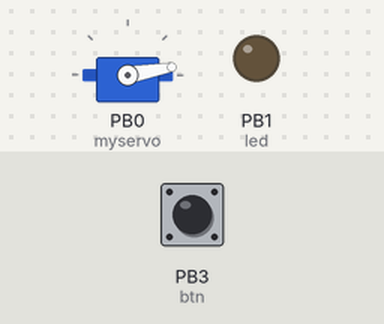
The sketch below on a simulated ATtiny85, built with avr-gcc and run on an emulated ATtiny85. Parts: servo, output pins drawn as LEDs (lit = HIGH). Inputs (shaded band) come from the test bench; at power-on: PB3 (btn) HIGH.

Above: at 1.2 s.
1.3 s: PB3 (btn) pulled LOW for 0.15 s
At 2.0 s:
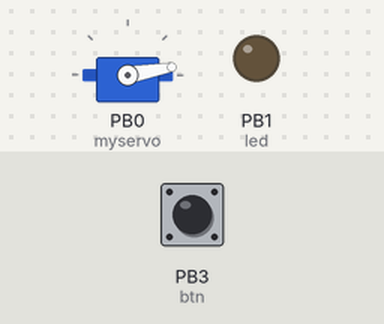
2.9 s: PB3 (btn) pulled LOW for 1 s
At 3.16 s:
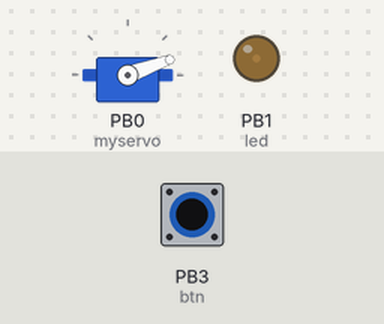
5.9 s: PB3 (btn) pulled LOW for 3.2 s
At 6.15 s:
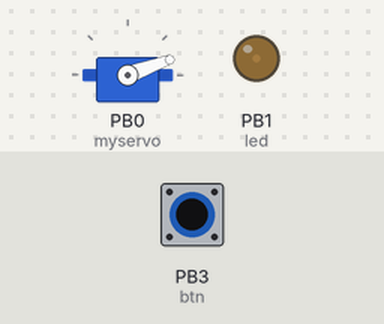
10.6 s: PB3 (btn) driven LOW
At 10.85 s:
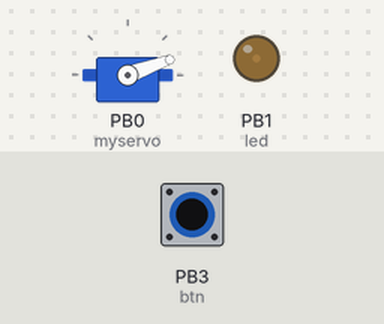
13.6 s: PB3 (btn) driven HIGH
At 15.1 s:
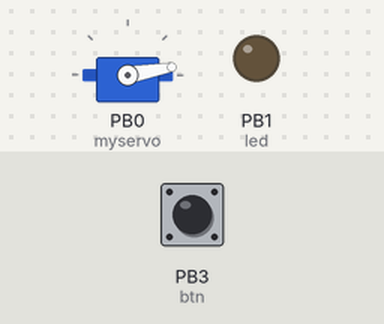
Timing chart, 0 to 16.1 s (numbered marks = the images above; inputs shaded):
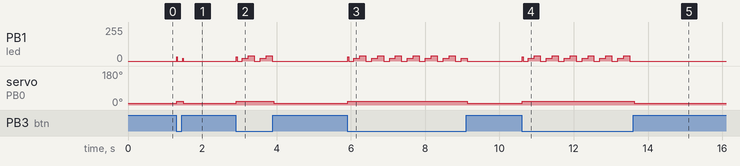

Measured:
- after the input at 1.3 s, PB1 (led): 0/255 → 32/255 at once, → 0/255 0.02 s later, → 20/255 0.14 s later, → 0/255 0.02 s later; servo on PB0 (myservo): 10° → 20° at once, → 10° 0.18 s later
- after the input at 2.9 s, PB1 (led): 0/255 → 20/255 after 0.18 s, → 40/255 0.16 s later, → 0/255 0.16 s later, → 20/255 0.16 s later, … (6 changes in this stretch); servo on PB0 (myservo): 10° → 20° at once, → 10° 1.0 s later
- after the input at 5.9 s, PB1 (led): 0/255 → 32/255 at once, then repeats every 0.46 s: 0/255 0.14 s, 20/255 0.16 s, 40/255 0.16 s, until it stays 0/255 from 9.1 s; servo on PB0 (myservo): 10° → 20° at once, → 10° 3.2 s later
- after the input at 10.6 s, PB1 (led): 0/255 → 32/255 at once, then repeats every 0.46 s: 0/255 0.14 s, 20/255 0.16 s, 40/255 0.16 s; servo on PB0 (myservo): 10° → 20° at once
- after the input at 13.6 s, PB1 (led): stops changing and stays 0/255; servo on PB0 (myservo): 20° → 10° at once

The sketch:

pwm_servo_esc_init.ino
```cpp
#include <SoftwareServo.h>

#define FULL_THROTTLE 170
#define IDLE_THROTTLE 20
#define STOP_THROTTLE 10

// Limit must be pressed at least ARM_THRESHOLD * 20 ms to arm
#define ARM_THRESHOLD 200

SoftwareServo myservo;  // create servo object to control a servo

int btn = 3;
int led = 1;
int arm_count = 0;

void setup()
{
  myservo.attach(0);  // attaches the servo on pin 2 to the servo object
  pinMode(btn, INPUT_PULLUP);
  pinMode(led, OUTPUT);
}

void full_throttle(){
  myservo.write(FULL_THROTTLE);
  for (int i=0; i < 100; i++) {
    SoftwareServo::refresh();
    delay(20);   // waits for the servo to get there
  }
}

void stop_throttle(){
  myservo.write(STOP_THROTTLE);
  SoftwareServo::refresh();
  delay(20);   // waits for the servo to get there
}

void state_hot(){
  int arm_count = 0;
  myservo.write(IDLE_THROTTLE);
  // Limit must be pressed at least ARM_THRESHOLD * 20 ms to arm
  while((arm_count < ARM_THRESHOLD ) || !digitalRead(btn)) {
    SoftwareServo::refresh();
    delay(20);   // waits for the servo to get there

    // Don't be actually armed until arm_count > ARM_THRESHOLD
    if (arm_count < ARM_THRESHOLD) {
      arm_count += 1;

      // Blink the light while we're still arming.
      analogWrite(led, 20 * ((arm_count / 8) % 3));
      if (digitalRead(btn)) {
        // If the limit is released before we're armed, return without incident.
        return ;
      }
    } else {
      analogWrite(led, 180);
    }
  }
  digitalWrite(led, HIGH);
  full_throttle();
  stop_throttle();
  digitalWrite(led, LOW);
}


void loop()
{
  if (!digitalRead(btn)) {
    analogWrite(led, 32);
    state_hot();
  } else {
    myservo.write(10);
    digitalWrite(led, LOW);
  }
  SoftwareServo::refresh();
  delay(20);   // waits for the servo to get there
}
```
